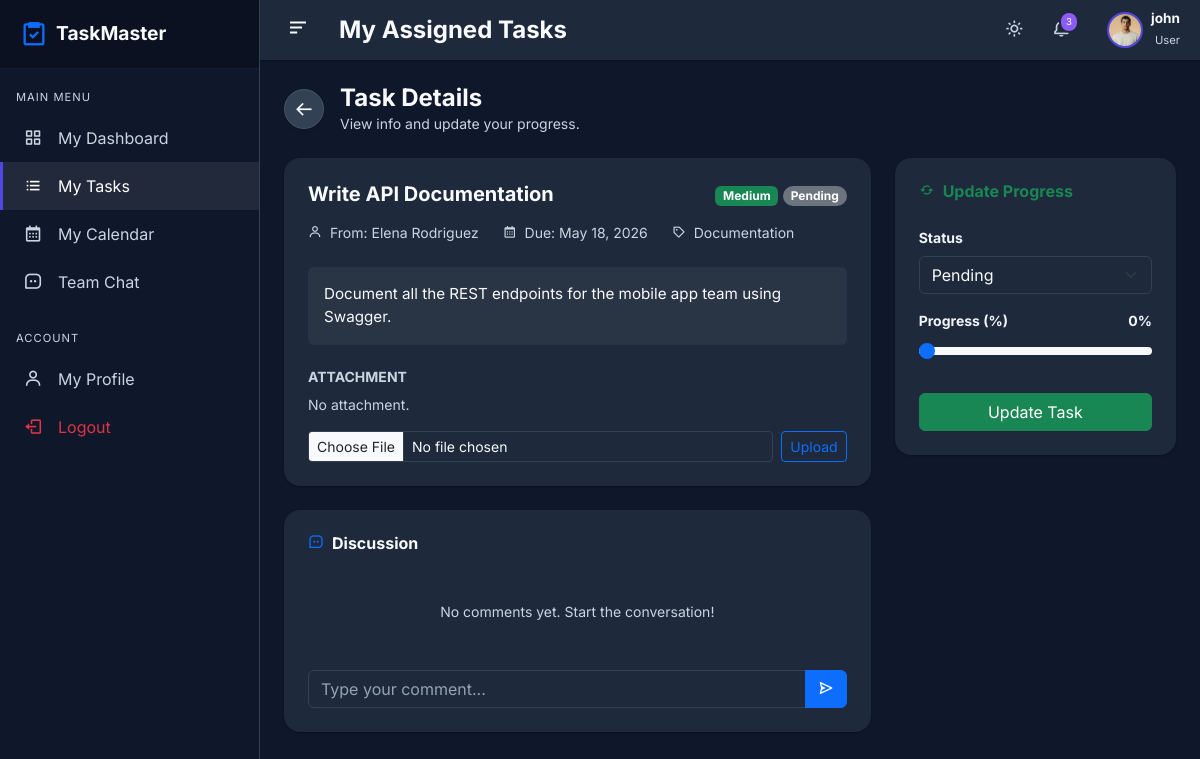
/user/my_tasks.php?view=3 (signed in), run on the app's committed database.
### tables this page shows
CREATE TABLE `users` (
  `id` int(11) NOT NULL AUTO_INCREMENT,
  `full_name` varchar(100) NOT NULL,
  `username` varchar(50) NOT NULL,
  `email` varchar(100) NOT NULL,
  `password` varchar(255) NOT NULL,
  `role` enum('admin','user') NOT NULL DEFAULT 'user',
  `profile_picture` varchar(255) DEFAULT NULL,
  `bio` text DEFAULT NULL,
  `phone` varchar(20) DEFAULT NULL,
  `status` enum('active','inactive','banned') NOT NULL DEFAULT 'active',
  `remember_token` varchar(100) DEFAULT NULL,
  `last_login` datetime DEFAULT NULL,
  `created_at` timestamp NOT NULL DEFAULT current_timestamp(),
  PRIMARY KEY (`id`),
  UNIQUE KEY `username` (`username`),
  UNIQUE KEY `email` (`email`)
);

CREATE TABLE `tasks` (
  `id` int(11) NOT NULL AUTO_INCREMENT,
  `title` varchar(255) NOT NULL,
  `description` text DEFAULT NULL,
  `assigned_to` int(11) DEFAULT NULL,
  `created_by` int(11) NOT NULL,
  `priority` enum('Low','Medium','High','Urgent') NOT NULL DEFAULT 'Medium',
  `status` enum('Pending','In Progress','Review','Completed') NOT NULL DEFAULT 'Pending',
  `progress` int(11) NOT NULL DEFAULT 0,
  `deadline` date DEFAULT NULL,
  `category` varchar(50) DEFAULT NULL,
  `attachment` varchar(255) DEFAULT NULL,
  `estimated_time` varchar(50) DEFAULT NULL,
  `created_at` timestamp NOT NULL DEFAULT current_timestamp(),
  PRIMARY KEY (`id`),
  KEY `assigned_to` (`assigned_to`),
  KEY `created_by` (`created_by`),
  CONSTRAINT `tasks_ibfk_1` FOREIGN KEY (`assigned_to`) REFERENCES `users` (`id`) ON DELETE SET NULL,
  CONSTRAINT `tasks_ibfk_2` FOREIGN KEY (`created_by`) REFERENCES `users` (`id`) ON DELETE CASCADE
);

### user/my_tasks.php (the view, shortened to what this page needs)
<?php
require_once __DIR__ . '/../config/database.php';
$userId = $_SESSION['user_id'];
$taskId = isset($_GET['view']) ? (int)$_GET['view'] : 0;
if ($taskId > 0) {
    $stmt = $pdo->prepare("SELECT t.*, u.full_name as creator FROM tasks t JOIN users u ON t.created_by = u.id WHERE t.id = ? AND (t.assigned_to = ? OR t.assigned_to IS NULL)");
    $stmt->execute([$taskId, $userId]);
    $task = $stmt->fetch();
    $comments = $pdo->prepare("SELECT c.*, u.full_name, u.profile_picture FROM task_comments c JOIN users u ON c.user_id = u.id WHERE c.task_id = ? ORDER BY c.created_at ASC");
    $comments->execute([$taskId]);
    $commentsData = $comments->fetchAll();
}
?>
<?php include __DIR__ . '/../includes/header.php'; ?>
<?php include __DIR__ . '/../includes/sidebar.php'; ?>
<div class="main-content">
    <?php include __DIR__ . '/../includes/navbar.php'; ?>
    <div class="container-fluid p-4" style="max-width: 1100px;">
        <?php if($taskId > 0): ?>
            <div class="d-flex align-items-center mb-4" data-aos="fade-down">
                <a href="my_tasks.php" class="btn btn-light rounded-circle shadow-sm me-3" style="width: 40px; height: 40px; display: flex; align-items: center; justify-content: center;"><i class='bx bx-arrow-back fs-5'></i></a>
                <div>
                    <h4 class="fw-bold mb-0">Task Details</h4>
                    <p class="text-muted small mb-0">View info and update your progress.</p>
                </div>
            </div>
            <div class="row g-4">
                <div class="col-lg-8" data-aos="fade-right">
                    <div class="card-premium p-4 mb-4">
                        <div class="d-flex justify-content-between align-items-start mb-3">
                            <h5 class="fw-bold text-dark mb-0"><?php echo htmlspecialchars($task['title']); ?></h5>
                            <div>
                                <?php echo priority_badge($task['priority']); ?>
                                <?php echo status_badge($task['status']); ?>
                            </div>
                        </div>
                        <div class="text-muted small mb-4 d-flex gap-4">
                            <span><i class='bx bx-user me-1'></i> From: <?php echo htmlspecialchars($task['creator']); ?></span>
                            <span><i class='bx bx-calendar me-1'></i> Due: <?php echo $task['deadline'] ? format_date($task['deadline']) : 'No deadline'; ?></span>
                            <?php if($task['category']): ?>
                                <span><i class='bx bx-purchase-tag me-1'></i> <?php echo htmlspecialchars($task['category']); ?></span>
                            <?php endif; ?>
                        </div>
                        <div class="bg-light p-3 rounded mb-4 text-dark" style="font-size: 0.95rem; white-space: pre-wrap;"><?php echo htmlspecialchars($task['description'] ?: 'No description provided.'); ?></div>
                        <h6 class="fw-bold small text-muted text-uppercase mb-2">Attachment</h6>
                        <?php if($task['attachment']): ?>
                            <div class="d-flex align-items-center p-2 border rounded bg-light mb-3">
                                <i class='bx bx-file fs-4 text-primary me-2'></i>
                                <a href="/demo/<?php echo htmlspecialchars($task['attachment']); ?>" target="_blank" class="text-decoration-none text-truncate flex-grow-1"><?php echo basename($task['attachment']); ?></a>
                            </div>
                        <?php else: ?>
                            <p class="small text-muted mb-3">No attachment.</p>
                        <?php endif; ?>
                        <form method="POST" action="" enctype="multipart/form-data" class="d-flex gap-2">
                            <input type="file" name="attachment" class="form-control form-control-sm" required>
                            <button class="btn btn-sm btn-outline-primary" type="submit">Upload</button>
                        </form>
                    </div>
                    <div class="card-premium p-4">
                        <h6 class="fw-bold mb-4"><i class='bx bx-message-square-dots me-2 text-primary'></i>Discussion</h6>
                        <div class="comments-list mb-4 custom-scrollbar" style="max-height: 400px; overflow-y: auto;">
                            <?php if(empty($commentsData)): ?>
                                <p class="text-muted small text-center my-4">No comments yet. Start the conversation!</p>
                            <?php endif; ?>
                        </div>
                        <form method="POST" action="">
                            <div class="input-group">
                                <input type="text" name="comment" class="form-control" placeholder="Type your comment..." required>
                                <button class="btn btn-primary" type="submit"><i class='bx bx-send'></i></button>
                            </div>
                        </form>
                    </div>
                </div>
                <div class="col-lg-4" data-aos="fade-left">
                    <div class="card-premium p-4 sticky-top" style="top: 100px;">
                        <h6 class="fw-bold text-success mb-4"><i class='bx bx-refresh me-2'></i>Update Progress</h6>
                        <form method="POST" action="">
                            <div class="mb-3">
                                <label class="form-label small fw-bold text-muted">Status</label>
                                <select name="status" class="form-select">
                                    <option value="Pending" <?php echo $task['status'] == 'Pending' ? 'selected' : ''; ?>>Pending</option>
                                </select>
                            </div>
                            <div class="mb-4">
                                <label class="form-label small fw-bold text-muted d-flex justify-content-between">
                                    <span>Progress (%)</span>
                                    <span id="progVal"><?php echo $task['progress']; ?>%</span>
                                </label>
                                <input type="range" name="progress" class="form-range" min="0" max="100" step="5" value="<?php echo $task['progress']; ?>" oninput="document.getElementById('progVal').innerText = this.value + '%'">
                            </div>
                            <button type="submit" class="btn btn-success w-100">Update Task</button>
                        </form>
                    </div>
                </div>
            </div>
        <?php endif; ?>
    </div>
</div>
<?php include __DIR__ . '/../includes/footer.php'; ?>

### includes/navbar.php (shortened to what this page needs)
<?php
$currentUser = get_current_user_data($pdo);
$pageTitles = [
    'dashboard.php' => 'Dashboard',
    'tasks.php' => 'Task Management',
    'kanban.php' => 'Kanban Board',
    'calendar.php' => 'Calendar View',
    'users.php' => 'User Management',
    'activity_log.php' => 'Activity History',
    'chat' => 'Team Chat',
    'my_tasks.php' => 'My Assigned Tasks',
    'profile.php' => 'My Profile'
];
$title = $pageTitles[$current_page] ?? 'Dashboard';
$userId = $_SESSION['user_id'];
$notifCountStmt = $pdo->prepare("SELECT COUNT(*) FROM notifications WHERE user_id = ? AND is_read = 0");
$notifCountStmt->execute([$userId]);
$unreadCount = $notifCountStmt->fetchColumn();
?>
<nav class="top-navbar">
    <div class="navbar-left">
        <button type="button" id="sidebarCollapse" title="Toggle Sidebar">
            <i class='bx bx-menu-alt-left'></i>
        </button>
        <h4 class="mb-0 ms-2 fw-bold d-none d-md-block"><?php echo htmlspecialchars($title); ?></h4>
    </div>
    <div class="navbar-right">
        <div class="nav-icon-btn me-2" id="theme-toggle" data-bs-toggle="tooltip" data-bs-placement="bottom" title="Toggle Dark Mode">
            <i class='bx bx-moon'></i>
        </div>
        <div class="nav-icon-btn me-3 position-relative dropdown" data-bs-toggle="tooltip" data-bs-placement="bottom" title="Notifications">
            <div data-bs-toggle="dropdown" aria-expanded="false" style="cursor: pointer;" id="bellIcon">
                <?php if($unreadCount > 0): ?>
                    <span class="notification-badge" id="notifBadge"><?php echo $unreadCount; ?></span>
                <?php endif; ?>
            </div>
        </div>
        <div class="dropdown">
            <div class="d-flex align-items-center" style="cursor: pointer;" data-bs-toggle="dropdown" aria-expanded="false">
                <img src="/demo/<?php echo htmlspecialchars(get_profile_picture($currentUser['profile_picture'] ?? '')); ?>" alt="Profile" class="rounded-circle zoom-hover object-fit-cover" width="36" height="36" style="border: 2px solid var(--primary-color);">
                <div class="ms-2 d-none d-sm-block text-end">
                    <p class="mb-0 fw-bold" style="font-size: 0.85rem; line-height: 1.2;"><?php echo htmlspecialchars($currentUser['full_name'] ?? 'User'); ?></p>
                    <small class="text-muted" style="font-size: 0.7rem;"><?php echo htmlspecialchars(ucfirst($currentUser['role'] ?? 'user')); ?></small>
                </div>
            </div>
        </div>
    </div>
</nav>

### includes/functions.php (shortened to what this page needs)
<?php
function is_logged_in() {
    return isset($_SESSION['user_id']);
}
function get_current_user_data($pdo) {
    $stmt = $pdo->prepare("SELECT * FROM users WHERE id = ?");
    $stmt->execute([$_SESSION['user_id']]);
    return $stmt->fetch();
}
function get_profile_picture($path) {
    return $path;
}
function format_date($date_string, $format = 'M j, Y') {
    $date = new DateTime($date_string);
    return $date->format($format);
}
function status_badge($status) {
    $classes = [
        'Pending' => 'bg-secondary',
        'In Progress' => 'bg-primary',
        'Review' => 'bg-warning text-dark',
        'Completed' => 'bg-success'
    ];
    $class = $classes[$status] ?? 'bg-secondary';
    return '<span class="badge rounded-pill ' . $class . '">' . htmlspecialchars($status) . '</span>';
}
function priority_badge($priority) {
    $classes = [
        'Low' => 'bg-info text-dark',
        'Medium' => 'bg-success',
        'High' => 'bg-warning text-dark',
        'Urgent' => 'bg-danger'
    ];
    $class = $classes[$priority] ?? 'bg-secondary';
    return '<span class="badge ' . $class . '">' . htmlspecialchars($priority) . '</span>';
}
?>

### assets/css/style.css (style rules this page uses)
:root { --primary-color: #4F46E5; --primary-hover: #4338CA; --secondary-color: #10B981; --accent-color: #8B5CF6; --dark-color: #111827; --light-color: #F3F4F6; --bg-color: #F9FAFB; --card-bg: #FFFFFF; --text-main: #1F2937; --text-muted: #6B7280; --border-color: #E5E7EB; --gradient-primary: linear-gradient(135deg, #4F46E5 0%, #8B5CF6 100%); --gradient-sidebar: linear-gradient(180deg, #111827 0%, #1F2937 100%); --shadow-sm: 0 1px 2px 0 rgba(0, 0, 0, 0.05); --shadow-md: 0 4px 6px -1px rgba(0, 0, 0, 0.1), 0 2px 4px -1px rgba(0, 0, 0, 0.06); --shadow-lg: 0 10px 15px -3px rgba(0, 0, 0, 0.1), 0 4px 6px -2px rgba(0, 0, 0, 0.05); --shadow-glow: 0 0 15px rgba(79, 70, 229, 0.3); --radius-md: 0.5rem; --radius-lg: 1rem; --radius-xl: 1.5rem; --transition-fast: 0.15s ease-in-out; --transition-normal: 0.3s ease-in-out; }
body { font-family: 'Inter', sans-serif; background-color: var(--bg-color); color: var(--text-main); overflow-x: hidden; }
.page-transition { animation: fadeIn 0.5s ease-in-out; }
.main-content { flex: 1; min-width: 0; transition: all var(--transition-normal); display: flex; flex-direction: column; }
.top-navbar { background: var(--card-bg); box-shadow: var(--shadow-sm); padding: 10px 20px; display: flex; justify-content: space-between; align-items: center; position: sticky; top: 0; z-index: 999; }
.navbar-left { display: flex; align-items: center; gap: 15px; }
#sidebarCollapse { background: transparent; border: none; color: var(--text-main); font-size: 1.5rem; cursor: pointer; transition: color var(--transition-fast); }
.navbar-right { display: flex; align-items: center; gap: 20px; }
.nav-icon-btn { position: relative; color: var(--text-muted); font-size: 1.2rem; cursor: pointer; transition: color var(--transition-fast); }
.notification-badge { position: absolute; top: -5px; right: -8px; background: var(--accent-color); color: white; font-size: 0.6rem; padding: 2px 5px; border-radius: 10px; border: 2px solid var(--card-bg); }
.card-premium { background: var(--card-bg); border: none; border-radius: var(--radius-lg); box-shadow: var(--shadow-sm); transition: transform var(--transition-normal), box-shadow var(--transition-normal); overflow: hidden; }

### assets/css/darkmode.css (style rules this page uses)
[data-theme="dark"] { --bg-color: #0F172A; --card-bg: #1E293B; --text-main: #F8FAFC; --text-muted: #CBD5E1; --border-color: #334155; --shadow-sm: 0 1px 2px 0 rgba(0, 0, 0, 0.3); --shadow-md: 0 4px 6px -1px rgba(0, 0, 0, 0.4), 0 2px 4px -1px rgba(0, 0, 0, 0.2); --shadow-lg: 0 10px 15px -3px rgba(0, 0, 0, 0.5), 0 4px 6px -2px rgba(0, 0, 0, 0.3); }
[data-theme="dark"] body { background-color: var(--bg-color); color: var(--text-main); }
[data-theme="dark"] .text-muted, [data-theme="dark"] .text-secondary, [data-theme="dark"] small, [data-theme="dark"] .small { color: var(--text-muted) !important; }
[data-theme="dark"] .text-dark { color: var(--text-main) !important; }
[data-theme="dark"] h1, [data-theme="dark"] h2, [data-theme="dark"] h3, [data-theme="dark"] h4, [data-theme="dark"] h5, [data-theme="dark"] h6 { color: var(--text-main); }
[data-theme="dark"] .form-control, [data-theme="dark"] .form-select, [data-theme="dark"] .input-group-text { background-color: #1E293B; border-color: var(--border-color); color: var(--text-main); }
[data-theme="dark"] ::placeholder { color: #94A3B8 !important; opacity: 1; }
[data-theme="dark"] .form-label, [data-theme="dark"] label { color: #F1F5F9 !important; font-weight: 500; }
[data-theme="dark"] .bg-light { background-color: rgba(255, 255, 255, 0.05) !important; color: var(--text-main) !important; }
[data-theme="dark"] .btn-light { background-color: #334155; color: var(--text-main); border-color: #475569; }

### data on the page
users: profile_picture (picture), full_name "john", role "User"
tasks: title "Write API Documentation", priority "Medium", status "Pending", created_by.full_name "Elena Rodriguez", deadline "May 18, 2026", category "Documentation", description "Document all the REST endpoints for the mobile app team using Swagger.", progress "0"

### other printed values
$title "My Assigned Tasks"
$unreadCount "3"
